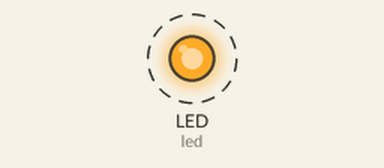
Bench run of a program on a simulated CircuitPython board. Parts: output pins drawn as LEDs (lit = HIGH). Dashed ring = blinking.

Above: at 0.12 s.
Timing chart, 0 to 3.0 s (numbered marks = the images above):
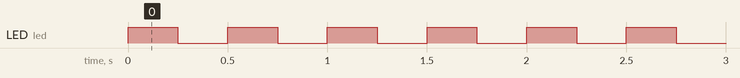

The program:

digitalio_blink_example.py
```python
"""CircuitPython LED blink example"""
import time
import board
from digitalio import DigitalInOut, Direction

# LED setup.
led = DigitalInOut(board.LED)
# For QT Py M0. QT Py M0 does not have a D13 LED, so you can connect an external LED instead.
# led = DigitalInOut(board.SCK)
led.direction = Direction.OUTPUT


while True:
    led.value = not led.value
    time.sleep(0.25)
```

Measured:
- by itself, LED (led): alternates HIGH for 0.25 s and LOW for 0.25 s
